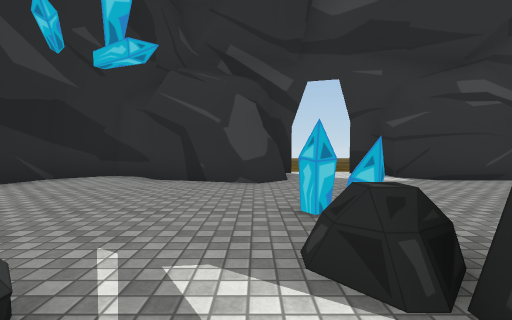
View 1 (above)

17 first-person views from a walk through a scene from a Unity 3-D project. The camera is 1.2 m above the floor, tilts 2° down and sees 85° across. The floor is counted in squares, 2 m on a side. Each view is taken from the middle of a square. On the plan, view 1 faces up. The plan holds only what a view shows up to about 9 squares ahead; the rest is blank. The place goes on beyond the plan. The player is left out. Some animated figures are left out. Some surface patterns are stand-ins.

View 2
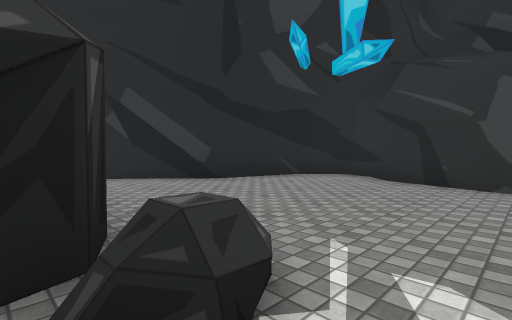

View 3
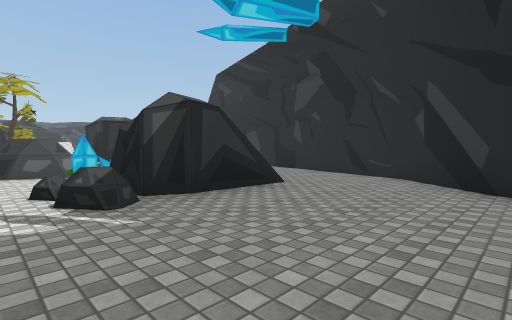

View 4
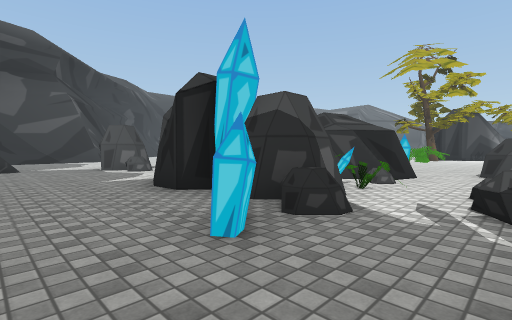

View 5
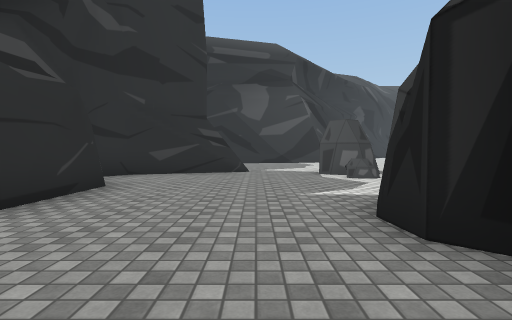

View 6
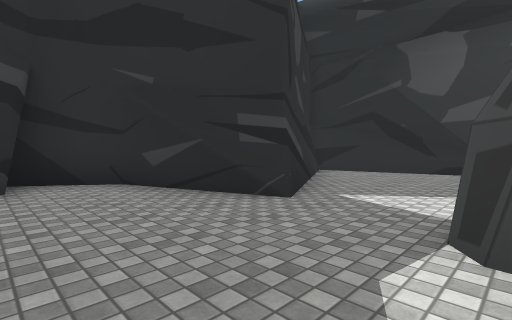

View 7
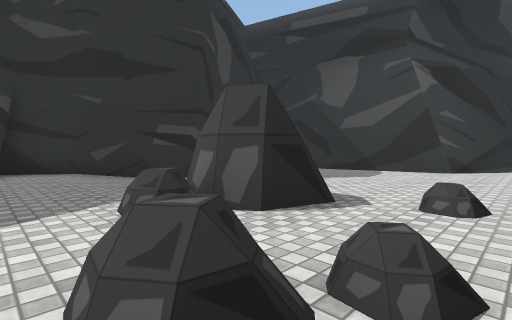

View 8
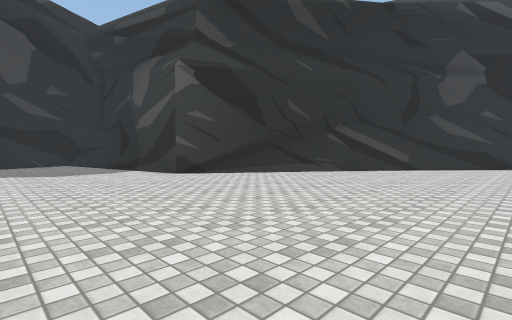

View 9
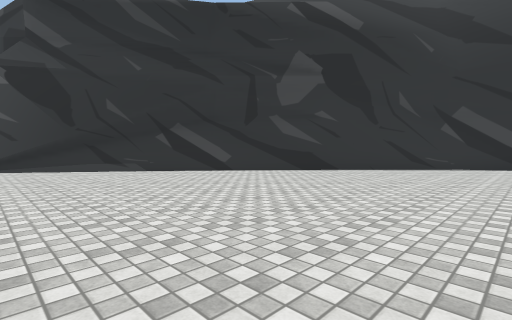

View 10
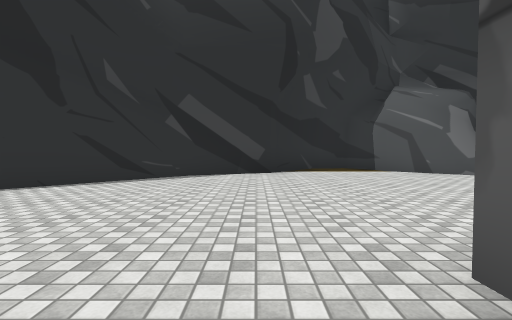

View 11
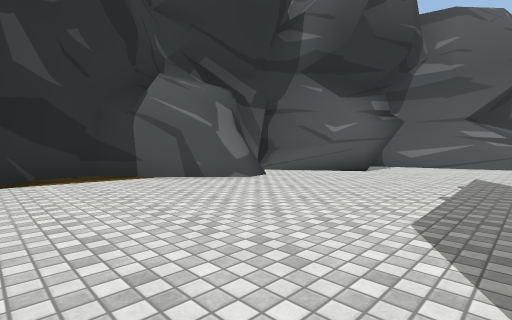

View 12
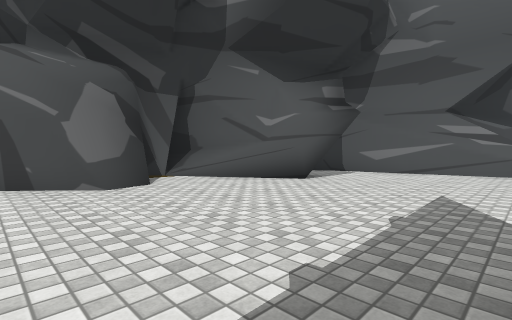

View 13
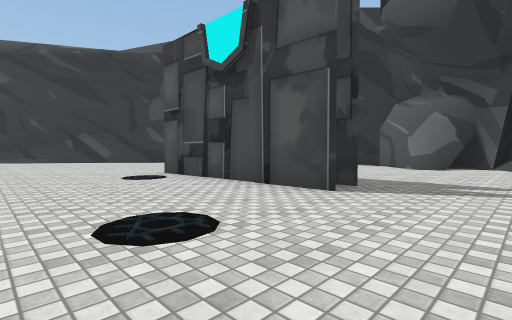

View 14
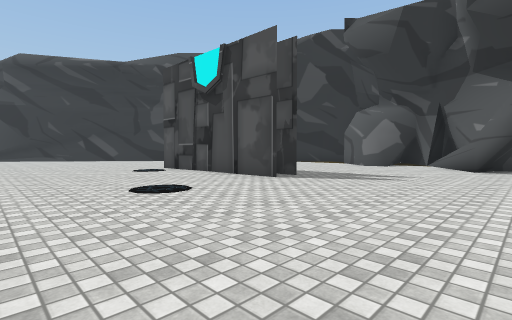

View 15
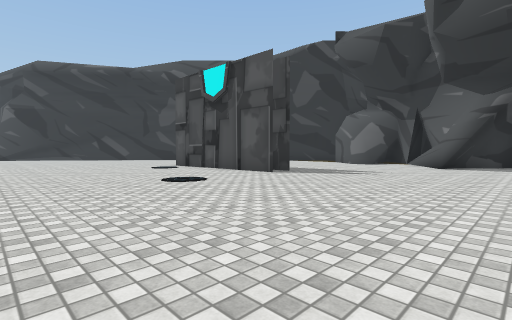

View 16
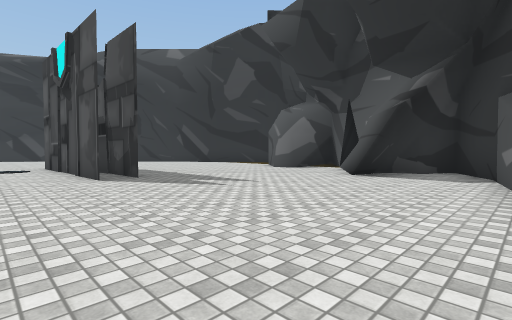

View 17
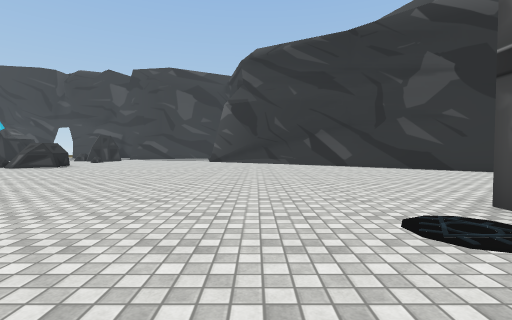

### Floor plan
Key: @ floor where view 1 was taken; # wall or solid block; . main floor; : floor 0.25 m higher than the main floor; / step, stairs or slope; = window, fence, low wall or low ledge; ^ raised ledge.
Columns run from 8 left of view 1 to 28 right of it. Each row starts with its distance up from view 1.
  8          ...
  7          #.#  ##
  6     ######.######    ##
  5    ##..##.......##.###/.
  4    #.............###..//
  3   ##..................//
  2  ##......#............/#
  1  #.....=.####..=##.....#
  0  #..####@^    ..##.....#
 -1 ##.   ##.=    .=.......###.
 -2        =.##   ...........:#
 -3        ...#        .......//
 -4       ##.#         ........./
 -5         ..         ..........//
 -6         ..        ............/#
 -7         ..        .............##
 -8                    .............##
 -9                    ..............##
-10                     ..............#
-11                      .............#
-12                       .............##
-13                       ......#.......#
-14                       ......#.......#
-15                       ......#......#
-16                       ......#.....#
-17                       ............##
-18                       .............#
-19                       ............###
-20                       ...........##
-21                       ............#
-22                       ...........##
-23                           ....###.

Where each view was taken, in squares from view 1:
view 1: 0 up, 0 right, facing up
view 2: 0 up, 0 right, facing up-left
view 3: 4 up, 0 right, facing down-left
view 4: 4 up, 1 left, facing down-right
view 5: 3 up, 1 right, facing right
view 6: 1 up, 6 right, facing up-right
view 7: 2 down, 6 right, facing up-right
view 8: 7 down, 11 right, facing up-right
view 9: 11 down, 15 right, facing up-right
view 10: 11 down, 19 right, facing right
view 11: 12 down, 21 right, facing down-right
view 12: 15 down, 21 right, facing down-right
view 13: 19 down, 16 right, facing up-right
view 14: 21 down, 15 right, facing up-right
view 15: 22 down, 14 right, facing up-right
view 16: 23 down, 18 right, facing up-right
view 17: 15 down, 17 right, facing up
